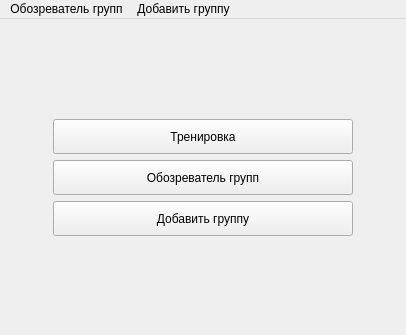
<?xml version="1.0" encoding="UTF-8"?>
<ui version="4.0">
 <class>MainWindow</class>
 <widget class="QMainWindow" name="MainWindow">
  <property name="geometry">
   <rect>
    <x>0</x>
    <y>0</y>
    <width>406</width>
    <height>335</height>
   </rect>
  </property>
  <property name="windowTitle">
   <string>MainWindow</string>
  </property>
  <widget class="QWidget" name="centralwidget">
   <property name="enabled">
    <bool>true</bool>
   </property>
   <property name="layoutDirection">
    <enum>Qt::LeftToRight</enum>
   </property>
   <layout class="QGridLayout" name="gridLayout">
    <item row="1" column="0">
     <widget class="QPushButton" name="start">
      <property name="minimumSize">
       <size>
        <width>0</width>
        <height>35</height>
       </size>
      </property>
      <property name="maximumSize">
       <size>
        <width>300</width>
        <height>35</height>
       </size>
      </property>
      <property name="layoutDirection">
       <enum>Qt::LeftToRight</enum>
      </property>
      <property name="text">
       <string>Тренировка</string>
      </property>
     </widget>
    </item>
    <item row="2" column="0">
     <widget class="QPushButton" name="pushButton">
      <property name="minimumSize">
       <size>
        <width>0</width>
        <height>35</height>
       </size>
      </property>
      <property name="maximumSize">
       <size>
        <width>16777215</width>
        <height>35</height>
       </size>
      </property>
      <property name="text">
       <string>Обозреватель групп</string>
      </property>
     </widget>
    </item>
    <item row="3" column="0">
     <widget class="QPushButton" name="pushButton_2">
      <property name="minimumSize">
       <size>
        <width>0</width>
        <height>35</height>
       </size>
      </property>
      <property name="maximumSize">
       <size>
        <width>16777215</width>
        <height>35</height>
       </size>
      </property>
      <property name="text">
       <string>Добавить группу</string>
      </property>
     </widget>
    </item>
    <item row="0" column="0">
     <spacer name="verticalSpacer">
      <property name="orientation">
       <enum>Qt::Vertical</enum>
      </property>
      <property name="sizeHint" stdset="0">
       <size>
        <width>20</width>
        <height>40</height>
       </size>
      </property>
     </spacer>
    </item>
    <item row="4" column="0">
     <spacer name="verticalSpacer_2">
      <property name="orientation">
       <enum>Qt::Vertical</enum>
      </property>
      <property name="sizeHint" stdset="0">
       <size>
        <width>20</width>
        <height>40</height>
       </size>
      </property>
     </spacer>
    </item>
   </layout>
  </widget>
  <widget class="QMenuBar" name="menubar">
   <property name="geometry">
    <rect>
     <x>0</x>
     <y>0</y>
     <width>406</width>
     <height>21</height>
    </rect>
   </property>
   <widget class="QMenu" name="menu">
    <property name="title">
     <string>Обозреватель групп</string>
    </property>
   </widget>
   <widget class="QMenu" name="menu_2">
    <property name="title">
     <string>Добавить группу</string>
    </property>
   </widget>
   <addaction name="menu"/>
   <addaction name="menu_2"/>
  </widget>
 </widget>
 <resources/>
 <connections/>
</ui>
